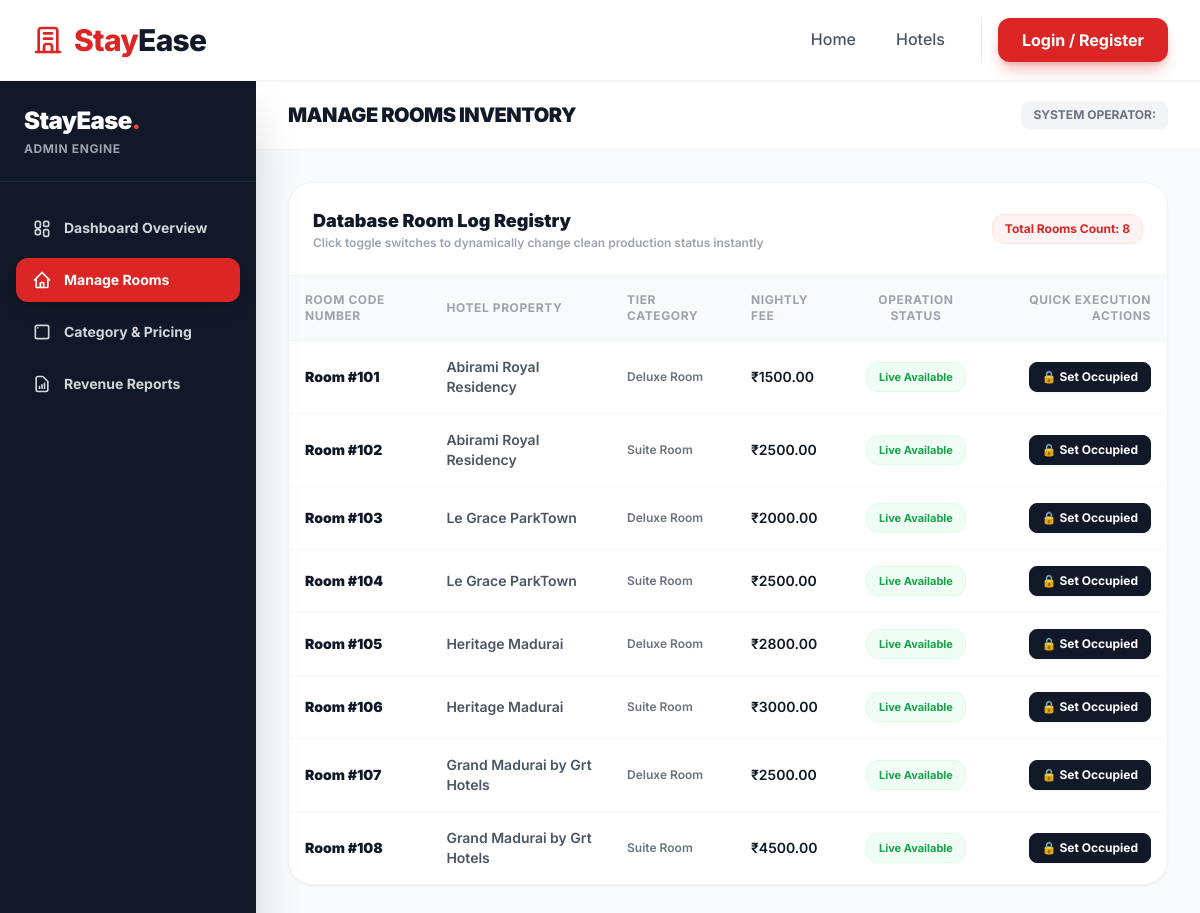
Screenshot of /admin-dashboard/rooms/ with the database file from the repository.
### apps/hotels/models.py (models this page shows, shortened)
class Room(models.Model):
    category = models.ForeignKey(RoomCategory, on_delete=models.CASCADE, related_name='rooms')
    room_number = models.CharField(max_length=10)
    is_available = models.BooleanField(default=True)

class RoomCategory(models.Model):
    hotel = models.ForeignKey(Hotel, on_delete=models.CASCADE, related_name='categories')
    type_name = models.CharField(max_length=100) # e.g., Deluxe Suite, Standard AC
    price_per_night = models.DecimalField(max_digits=12, decimal_places=2)
    capacity = models.IntegerField(default=2)
    image = models.ImageField(upload_to='rooms/', null=True, blank=True)

class Hotel(models.Model):
    name = models.CharField(max_length=200)
    location = models.CharField(max_length=200)
    description = models.TextField()
    image = models.ImageField(upload_to='hotels/')
    star_rating = models.IntegerField(default=3, validators=[MinValueValidator(1), MaxValueValidator(5)])
    has_ac = models.BooleanField(default=True, verbose_name="AC Available")
    has_breakfast = models.BooleanField(default=False, verbose_name="Free Breakfast")
    has_pool = models.BooleanField(default=False, verbose_name="Swimming Pool")
    has_parking = models.BooleanField(default=True, verbose_name="Free Parking")
    is_popular = models.BooleanField(default=False, verbose_name="Trending/Popular Stay")
    created_at = models.DateTimeField(auto_now_add=True)

### apps/hotels/views.py (the view)
# urls.py: path('admin-dashboard/rooms/', views.admin_manage_rooms, name='admin_manage_rooms'),
def admin_manage_rooms(request):
    rooms = Room.objects.select_related('category__hotel').all().order_by('room_number')
    if request.method == "POST":
        room_id = request.POST.get('room_id')
        room = get_object_or_404(Room, id=room_id)
        room.is_available = not room.is_available
        room.save()
        return redirect('admin_manage_rooms')
    context = {
        'rooms': rooms,
        'active_tab': 'rooms'
    }
    return render(request, 'admin/manage_rooms.html', context)

### templates/admin/manage_rooms.html (shortened to what this page needs)
{% extends 'admin/dashboard_base.html' %}
{% block admin_title %}Manage Rooms Inventory{% endblock %}
{% block admin_content %}
<div class="bg-white rounded-3xl border border-gray-100 shadow-sm overflow-hidden animate-fade-in">
    <div class="p-6 border-b border-gray-100 flex flex-col sm:flex-row justify-between items-start sm:items-center gap-4">
        <div>
            <h3 class="text-lg font-black text-gray-900">Database Room Log Registry</h3>
            <p class="text-xs text-gray-400 font-semibold">Click toggle switches to dynamically change clean production status instantly</p>
        </div>
        <span class="text-xs font-bold text-red-600 bg-red-50 border border-red-100 px-3 py-1.5 rounded-xl">Total Rooms Count: {{ rooms.count }}</span>
    </div>
    <div class="overflow-x-auto">
        <table class="w-full text-left border-collapse">
            <thead>
                <tr class="bg-gray-50 border-b border-gray-100">
                    <th class="p-4 text-xs font-bold uppercase text-gray-400 tracking-wider">Room Code Number</th>
                    <th class="p-4 text-xs font-bold uppercase text-gray-400 tracking-wider">Hotel Property</th>
                    <th class="p-4 text-xs font-bold uppercase text-gray-400 tracking-wider">Tier Category</th>
                    <th class="p-4 text-xs font-bold uppercase text-gray-400 tracking-wider">Nightly Fee</th>
                    <th class="p-4 text-xs font-bold uppercase text-gray-400 tracking-wider text-center">Operation Status</th>
                    <th class="p-4 text-xs font-bold uppercase text-gray-400 tracking-wider text-right">Quick Execution Actions</th>
                </tr>
            </thead>
            <tbody class="divide-y divide-gray-50 text-sm font-semibold text-gray-700">
                {% for room in rooms %}
                <tr class="hover:bg-gray-50/60 transition">
                    <td class="p-4 font-black text-gray-900">Room #{{ room.room_number }}</td>
                    <td class="p-4 text-gray-600">{{ room.category.hotel.name }}</td>
                    <td class="p-4 text-gray-500 text-xs">{{ room.category.type_name }}</td>
                    <td class="p-4 text-gray-900">₹{{ room.category.price_per_night }}</td>
                    <td class="p-4 text-center">
                        {% if room.is_available %}
                        <span class="inline-block bg-green-50 text-green-600 border border-green-100 text-[11px] font-bold px-3 py-1 rounded-xl">Live Available</span>
                        {% else %}
                        <span class="inline-block bg-gray-100 text-gray-500 border border-gray-200 text-[11px] font-bold px-3 py-1 rounded-xl">Occupied/Closed</span>
                        {% endif %}
                    </td>
                    <td class="p-4 text-right">
                        <form method="POST" action="{% url 'admin_manage_rooms' %}" class="inline-block">
                            <button type="submit" class="text-xs font-bold px-3 py-1.5 rounded-lg border transition shadow-sm {% if room.is_available %}bg-gray-900 text-white border-gray-900 hover:bg-gray-800{% else %}bg-white text-red-600 border-red-200 hover:bg-red-50{% endif %}">
                                {% if room.is_available %}🔒 Set Occupied{% else %}🔓 Make Vacant{% endif %}
                            </button>
                        </form>
                    </td>
                </tr>
                {% empty %}
                <tr>
                    <td colspan="6" class="text-center py-12 text-sm text-gray-400 font-medium">No real rooms dataset created inside the application setup logs yet.</td>
                </tr>
                {% endfor %}
            </tbody>
        </table>
    </div>
</div>
{% endblock %}

### templates/base.html (style rules this page uses)
body { font-family: 'Inter', sans-serif; }

### rows the page displays
Room: room_number "101", category.hotel.name "Abirami Royal Residency", category.type_name "Deluxe Room", category.price_per_night "1500.00", is_available "Live Available"
Room: room_number "102", category.hotel.name "Abirami Royal Residency", category.type_name "Suite Room", category.price_per_night "2500.00", is_available "Live Available"
Room: room_number "103", category.hotel.name "Le Grace ParkTown", category.type_name "Deluxe Room", category.price_per_night "2000.00", is_available "Live Available"
Room: room_number "104", category.hotel.name "Le Grace ParkTown", category.type_name "Suite Room", category.price_per_night "2500.00", is_available "Live Available"
Room: room_number "105", category.hotel.name "Heritage Madurai", category.type_name "Deluxe Room", category.price_per_night "2800.00", is_available "Live Available"
Room: room_number "106", category.hotel.name "Heritage Madurai", category.type_name "Suite Room", category.price_per_night "3000.00", is_available "Live Available"
Room: room_number "107", category.hotel.name "Grand Madurai by Grt Hotels", category.type_name "Deluxe Room", category.price_per_night "2500.00", is_available "Live Available"
Room: room_number "108", category.hotel.name "Grand Madurai by Grt Hotels", category.type_name "Suite Room", category.price_per_night "4500.00", is_available "Live Available"

### other values shown
{{ rooms.count }} "8"
